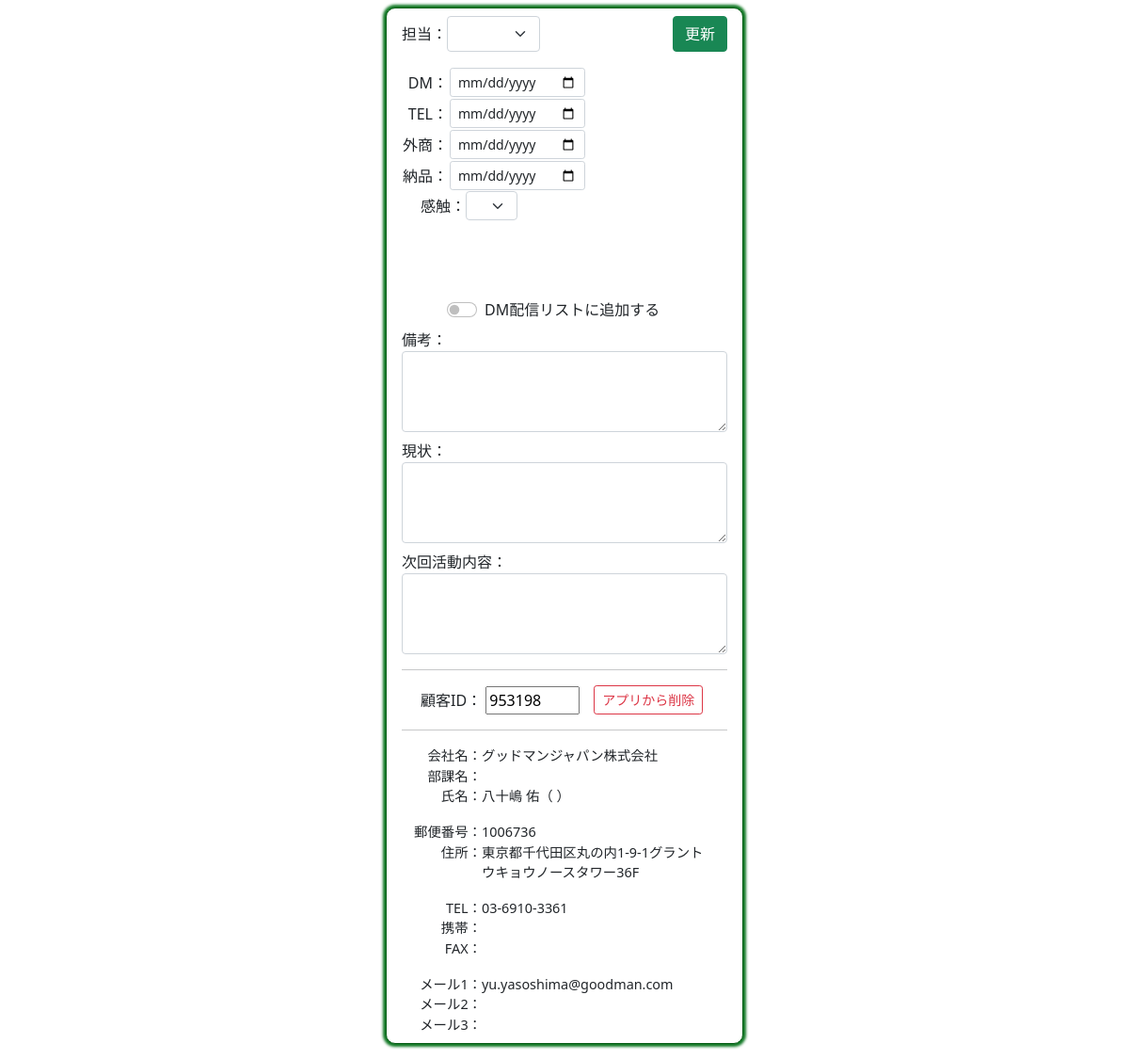
Before: /right/2447/ with the older database file.
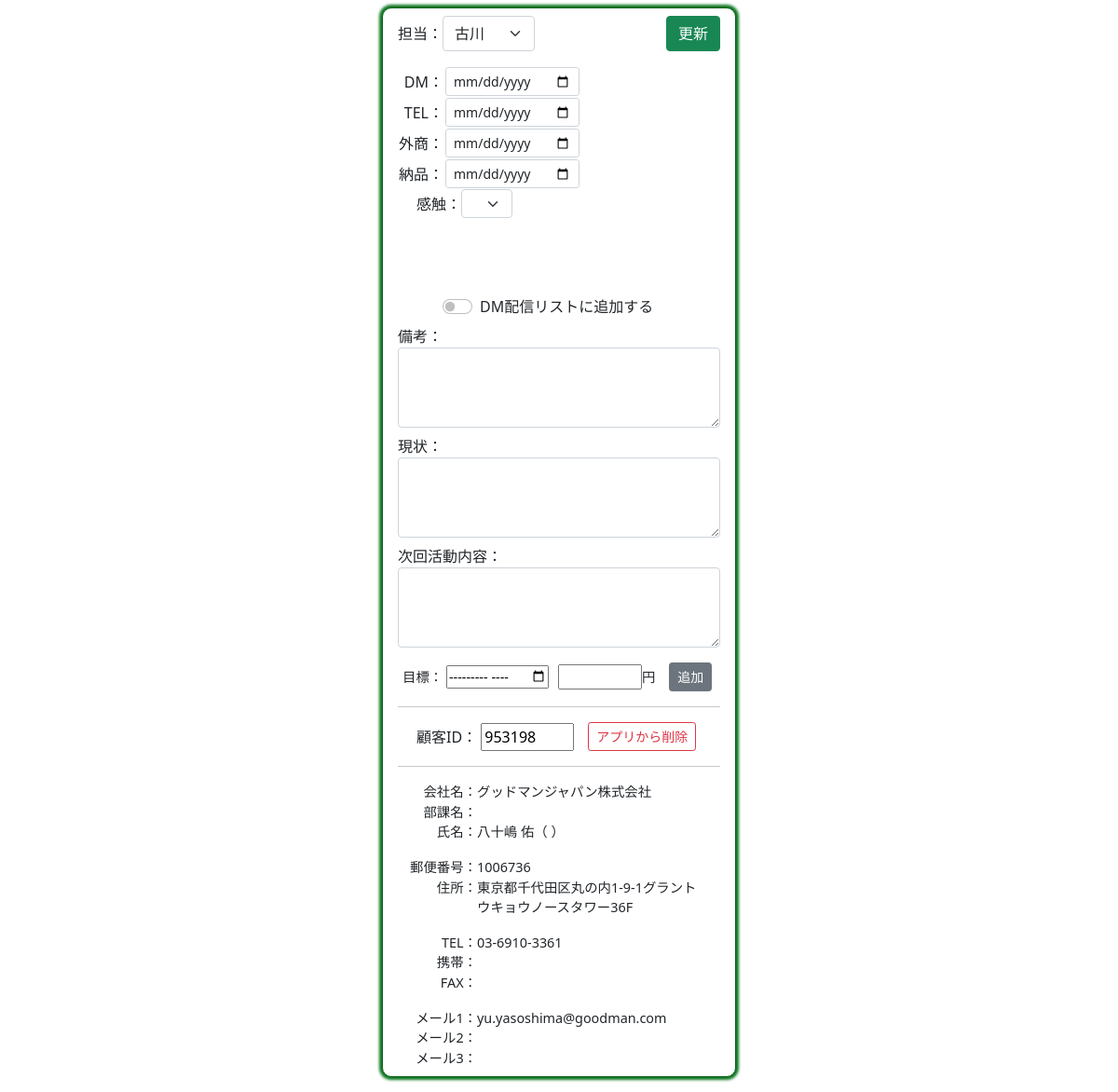
After: the same page with the newer database file.
### houjin/models.py (models this page shows, shortened)
class Customer(models.Model):
    cus_id=models.CharField("顧客ID",max_length=10,null=True,blank=True)
    sei=models.CharField("姓",max_length=10,null=True,blank=True)
    mei=models.CharField("名",max_length=10,null=True,blank=True)
    sei_kana=models.CharField("姓かな",max_length=10,null=True,blank=True)
    mei_kana=models.CharField("名かな",max_length=10,null=True,blank=True)
    mail1=models.EmailField("メール1",null=True,blank=True)
    mail2=models.EmailField("メール2",null=True,blank=True)
    mail3=models.EmailField("メール3",null=True,blank=True)
    yubin=models.CharField("郵便番号",max_length=10,null=True,blank=True)
    adress=models.CharField("住所",max_length=100,null=True,blank=True)
    pref=models.CharField("都道府県",max_length=10,null=True,blank=True)
    city=models.CharField("市区町村",max_length=50,null=True,blank=True)
    banchi=models.CharField("番地",max_length=50,null=True,blank=True)
    build=models.CharField("建物",max_length=50,null=True,blank=True)
    com=models.CharField("会社",max_length=50,null=True,blank=True)
    busho=models.CharField("部署",max_length=50,null=True,blank=True)
    tel=models.CharField("電話",max_length=20,null=True,blank=True)
    mob=models.CharField("携帯",max_length=20,null=True,blank=True)
    fax=models.CharField("FAX",max_length=20,null=True,blank=True)
    toroku=models.CharField("登録日",max_length=10,null=True,blank=True)
    kensu=models.IntegerField("件数",null=True,blank=True)
    money=models.IntegerField("金額",null=True,blank=True)
    tantou=models.IntegerField("担当",default=0)
    dm_day=models.CharField("DM",max_length=10,blank=True,default="")
    tel_day=models.CharField("TEL",max_length=10,blank=True,default="")
    gaisho_day=models.CharField("外商",max_length=10,blank=True,default="")
    nouhin_day=models.CharField("納品",max_length=10,blank=True,default="")
    dm_check=models.BooleanField("DMリスト",default=False)
    kanshoku=models.IntegerField("感触",default=0)
    bikou=models.TextField("備考",blank=True,default="")
    bikou2=models.TextField("備考2",blank=True,default="")
    bikou3=models.TextField("備考3",blank=True,default="")

### houjin/views.py (the view)
# urls.py: path('right/<int:pk>/', right1, name="right1"),
def right1(request,pk):
    if request.method=="POST":
        ins=Customer.objects.get(pk=pk)
        form=Right_form(request.POST,instance=ins)
        form.save()
        return redirect("houjin:left")
    else:
        ins=Customer.objects.get(pk=pk)
        cus=Customer.objects.filter(pk=pk)
        form=Right_form(instance=ins)
        sell=Sell.objects.filter(sell_cus_id = ins.cus_id).order_by("sell_mon")
        return render(request,"houjin/right.html",{"form":form,"cus":cus,"sell":sell})

### houjin/templates/houjin/right.html (shortened to what the changed rows need)
{% load humanize %}
{% load static %}
<!DOCTYPE html>
<html lang="ja">
<head>
    <link href="https://cdn.jsdelivr.net/npm/bootstrap@5.0.2/dist/css/bootstrap.min.css" rel="stylesheet">
</head>
<body>
    <div class="main mb-4">
        <div>
            <form action="" method="post" target="ifr1">{% csrf_token %}
                <div class="class1">
                    <div class="class1" style="width: 50%;" align="left">
                        <div>{{form.tantou}}</div>
                    </div>
                </div>
                <div class="data mt-3">
                    <div>
                        <table>
                            <tr>
                                <td>{{form.dm_day}}</td>
                            </tr>
                            <tr>
                                <td>{{form.tel_day}}</td>
                            </tr>
                            <tr>
                                <td>{{form.gaisho_day}}</td>
                            </tr>
                            <tr>
                                <td>{{form.nouhin_day}}</td>
                            </tr>
                        </table>
                    </div>
                    <div style="margin-left: 20px;">
                        <div class="class1">
                            <div>{{form.kanshoku}}</div>
                        </div>
                    </div>
                </div>
                <div class="form-check form-switch mt-3" style="margin-left: 3em;">
                    {{form.dm_check}}
                    <label class="form-check-label" for="dm_send">DM配信リストに追加する</label>
                </div>
                <div class="mt-2" >
                    <div>{{form.bikou}}</div>
                </div>
                <div class="mt-2" >
                    <div>{{form.bikou2}}</div>
                </div>
                <div class="mt-2" >
                    <div>{{form.bikou3}}</div>
                </div>
            </form>
        </div>
        {% for i in cus %}
            {% if i.tantou != 0 %}
            <div>
                <form action="{% url 'houjin:sell' %}" method="post">{% csrf_token %}
                    <div class="class1 mt-3" style="font-size: 0.9em;">
                        <div style="margin-left: 5px;">
                            <label for="sell_mon">目標：</label>
                            <input type="month" name="sell_mon" id="sell_mon" style="width: 110px;" required>
                        </div>
                        <div style="margin-left: 10px;">
                            <input type="number" name="sell_money" id="sell_money" style="width: 90px;" required>
                        </div>
                        <div>円</div>
                        <div style="margin-left: 15px;">
                            <button type="submit" class="btn btn-secondary btn-sm">追加</button>
                        </div>
                    </div>
                </form>
            </div>
            {% endif %}
            <hr>
            <form action="{% url 'houjin:delete' %}" method="post" target="_top">{% csrf_token %}
                <div class="class1 mt-3">
                    <div style="margin-left: 20px;">
                        <label for="cus_id">顧客ID：</label>
                        <input type="text" name="cus_id" id="cus_id" value="{{i.cus_id}}" style="width: 100px;" readonly>
                    </div>
                    <div style="margin-left: 15px;">
                        <button type="submit" class="btn btn-outline-danger btn-sm" onclick="return confirm('本当に削除しますか？')">アプリから削除</button>
                    </div>
                </div>
            </form>
            <hr>
            <div style="font-size: 0.9em;">
                <div class="data">
                    <div class="name">会社名：</div>
                    {% if i.com %}
                        <div class="data-code">{{i.com}}</div>
                    {% endif %}
                </div>
                <div class="data">
                    <div class="name">部課名：</div>
                    {% if i.com %}
                    <div class="data-code">{{i.busho}}</div>
                    {% endif %}
                </div>
                <div class="data">
                    <div class="name">氏名：</div>
                    {% if i.com %}
                    <div class="data-code">{{i.sei}} {{i.mei}}（{{i.sei_kana}} {{i.mei_kana}}）</div>
                    {% endif %}
                </div>
                <div class="data mt-3">
                    <div class="name">郵便番号：</div>
                    {% if i.com %}
                        <div class="data-code">{{i.yubin}}</div>
                    {% endif %}
                </div>
                <div class="data">
                    <div class="name">住所：</div>
                    {% if i.com %}
                        <div class="data-code">{{i.pref}}{{i.city}}{{i.banchi}}{{i.build}}</div>
                    {% endif %}
                </div>
                <div class="data mt-3">
                    <div class="name">TEL：</div>
                    {% if i.com %}
                        <div class="data-code">{{i.tel}}</div>
                    {% endif %}
                </div>
                <div class="data">
                    <div class="name">携帯：</div>
                    {% if i.com %}
                        <div class="data-code">{{i.mob}}</div>
                    {% endif %}
                </div>
                <div class="data">
                    <div class="name">FAX：</div>
                    {% if i.com %}
                        <div class="data-code">{{i.fax}}</div>
                    {% endif %}
                </div>
                <div class="data mt-3">
                    <div class="name">メール1：</div>
                    {% if i.com %}
                        <div class="data-code">{{i.mail1}}</div>
                    {% endif %}
                </div>
                <div class="data">
                    <div class="name">メール2：</div>
                    {% if i.com %}
                        <div class="data-code">{{i.mail2}}</div>
                    {% endif %}
                </div>
                <div class="data">
                    <div class="name">メール3：</div>
                    {% if i.com %}
                        <div class="data-code">{{i.mail3}}</div>
                    {% endif %}
                </div>
            </div>
        {% endfor %}
    </div>
</body>
</html>

Changed rows visible on the page:
changed Customer "グッドマンジャパン株式会社": tantou (not shown) → "古川"
